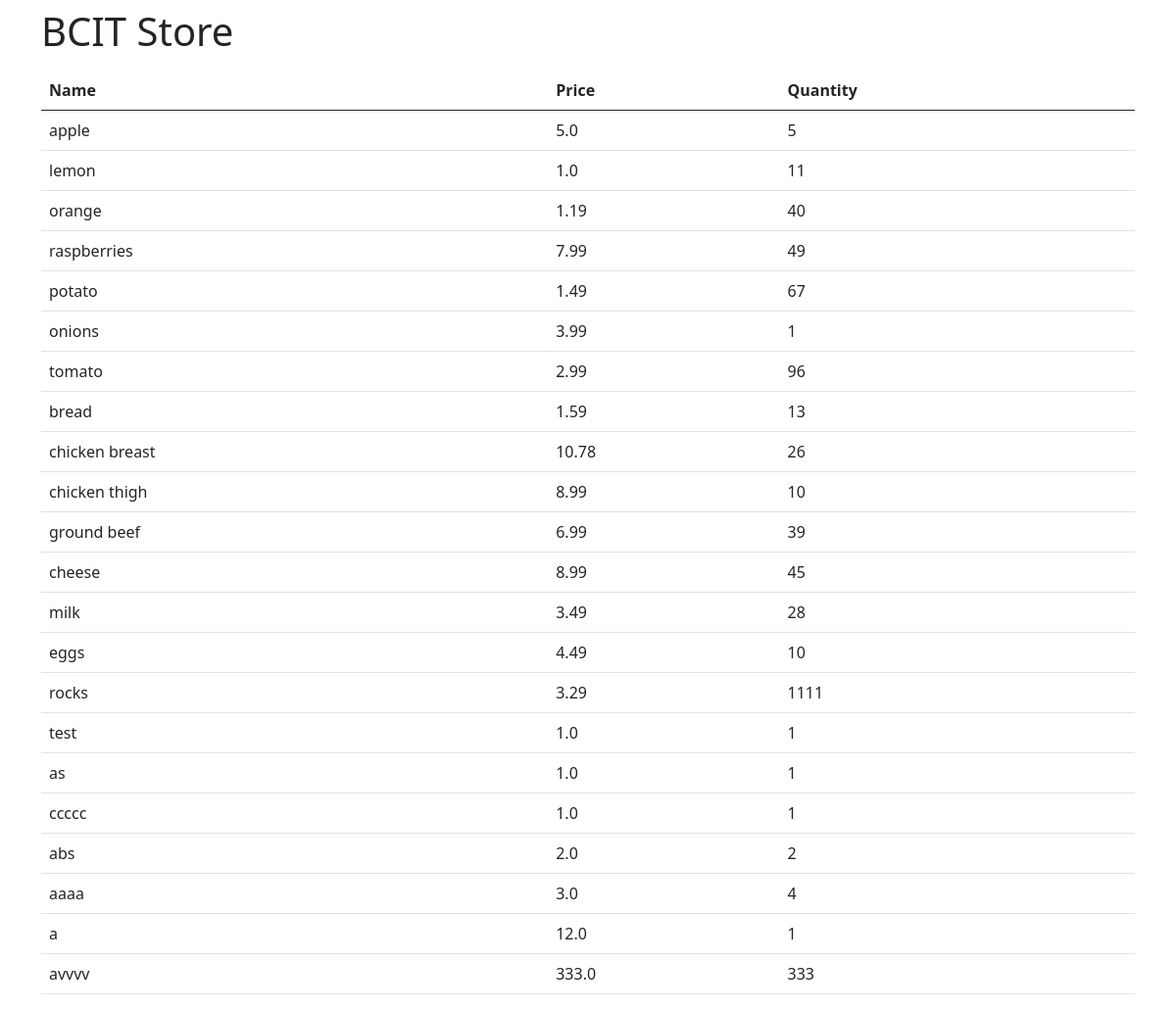
The page / on the database its author committed.
### models.py (models this page shows, shortened)
class Product(db.Model):
    name = db.Column(db.String, primary_key=True)
    price = db.Column(db.Float, nullable=False)
    quantity = db.Column(db.Integer, nullable=False)

### app.py (the view)
@app.route("/")
def home():
    data = Product.query.all()
    return render_template("index.html", products=data)

### templates/index.html
{% extends "base.html" %}
{% block content %}
<h1 class="py-2">BCIT Store</h1>
<table class="table table-highlighted">
    <thead>
        <tr>
            <th>Name</th>
            <th>Price</th>
            <th>Quantity</th>
        </tr>
    </thead>
    <tbody>
        {% for product in products %}
        <tr>
            <td>{{ product.name }}</td>
            <td>{{ product.price }}</td>
            <td>{{ product.quantity }}</td>
        </tr>
        {% endfor %}
    </tbody>
</table>
{% endblock %}

### templates/base.html (shortened to what this page needs)
<!doctype html>
<html lang="en">
<head>
    <link href="https://cdn.jsdelivr.net/npm/bootstrap@5.0.2/dist/css/bootstrap.min.css" rel="stylesheet"
>
</head>
<body>
    <div class="container">
        {% block content %}
        {% endblock %}
    </div>
</body>
</html>

### rows shown on the page
Product: name "apple", price "5.0", quantity "5"
Product: name "lemon", price "1.0", quantity "11"
Product: name "orange", price "1.19", quantity "40"
Product: name "raspberries", price "7.99", quantity "49"
Product: name "potato", price "1.49", quantity "67"
Product: name "onions", price "3.99", quantity "1"
Product: name "tomato", price "2.99", quantity "96"
Product: name "bread", price "1.59", quantity "13"
Product: name "chicken breast", price "10.78", quantity "26"
Product: name "chicken thigh", price "8.99", quantity "10"
Product: name "ground beef", price "6.99", quantity "39"
Product: name "cheese", price "8.99", quantity "45"
Product: name "milk", price "3.49", quantity "28"
Product: name "eggs", price "4.49", quantity "10"
Product: name "rocks", price "3.29", quantity "1111"
Product: name "test", price "1.0", quantity "1"
Product: name "as", price "1.0", quantity "1"
Product: name "ccccc", price "1.0", quantity "1"
Product: name "abs", price "2.0", quantity "2"
Product: name "aaaa", price "3.0", quantity "4"
Product: name "a", price "12.0", quantity "1"
Product: name "avvvv", price "333.0", quantity "333"
